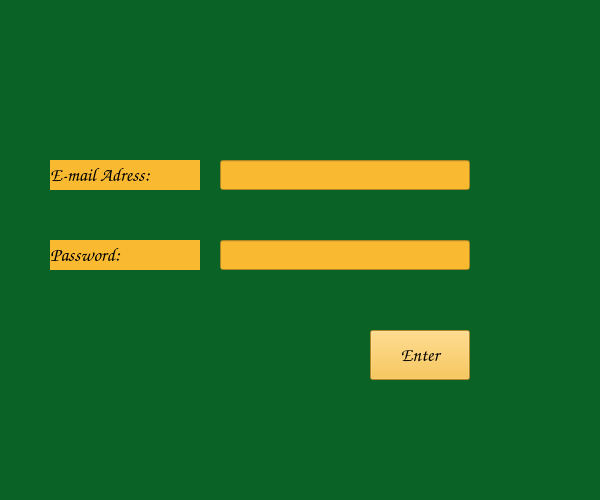
<?xml version="1.0" encoding="UTF-8"?>
<ui version="4.0">
 <class>Form</class>
 <widget class="QWidget" name="Form">
  <property name="geometry">
   <rect>
    <x>0</x>
    <y>0</y>
    <width>600</width>
    <height>500</height>
   </rect>
  </property>
  <property name="minimumSize">
   <size>
    <width>600</width>
    <height>500</height>
   </size>
  </property>
  <property name="maximumSize">
   <size>
    <width>600</width>
    <height>500</height>
   </size>
  </property>
  <property name="windowTitle">
   <string>Form</string>
  </property>
  <property name="styleSheet">
   <string notr="true">background-color: rgb(10, 98, 38);</string>
  </property>
  <widget class="QPushButton" name="enter_Button">
   <property name="geometry">
    <rect>
     <x>370</x>
     <y>330</y>
     <width>100</width>
     <height>50</height>
    </rect>
   </property>
   <property name="minimumSize">
    <size>
     <width>100</width>
     <height>50</height>
    </size>
   </property>
   <property name="maximumSize">
    <size>
     <width>100</width>
     <height>50</height>
    </size>
   </property>
   <property name="font">
    <font>
     <family>Comic Sans MS</family>
     <pointsize>14</pointsize>
    </font>
   </property>
   <property name="styleSheet">
    <string notr="true">background-color: rgb(249, 186, 50);
border-color: rgb(0, 0, 0);</string>
   </property>
   <property name="text">
    <string>Enter</string>
   </property>
  </widget>
  <widget class="QLabel" name="email_label">
   <property name="geometry">
    <rect>
     <x>50</x>
     <y>160</y>
     <width>150</width>
     <height>30</height>
    </rect>
   </property>
   <property name="minimumSize">
    <size>
     <width>150</width>
     <height>30</height>
    </size>
   </property>
   <property name="maximumSize">
    <size>
     <width>150</width>
     <height>100</height>
    </size>
   </property>
   <property name="font">
    <font>
     <family>Comic Sans MS</family>
     <pointsize>14</pointsize>
    </font>
   </property>
   <property name="styleSheet">
    <string notr="true">background-color: rgb(249, 186, 50);</string>
   </property>
   <property name="text">
    <string>E-mail Adress:</string>
   </property>
  </widget>
  <widget class="QLabel" name="password_label">
   <property name="geometry">
    <rect>
     <x>50</x>
     <y>240</y>
     <width>150</width>
     <height>30</height>
    </rect>
   </property>
   <property name="minimumSize">
    <size>
     <width>150</width>
     <height>30</height>
    </size>
   </property>
   <property name="maximumSize">
    <size>
     <width>150</width>
     <height>30</height>
    </size>
   </property>
   <property name="font">
    <font>
     <family>Comic Sans MS</family>
     <pointsize>14</pointsize>
    </font>
   </property>
   <property name="styleSheet">
    <string notr="true">background-color: rgb(249, 186, 50);</string>
   </property>
   <property name="text">
    <string>Password:</string>
   </property>
  </widget>
  <widget class="QLineEdit" name="password">
   <property name="geometry">
    <rect>
     <x>220</x>
     <y>240</y>
     <width>250</width>
     <height>30</height>
    </rect>
   </property>
   <property name="minimumSize">
    <size>
     <width>250</width>
     <height>30</height>
    </size>
   </property>
   <property name="maximumSize">
    <size>
     <width>250</width>
     <height>30</height>
    </size>
   </property>
   <property name="styleSheet">
    <string notr="true">background-color: rgb(249, 186, 50);</string>
   </property>
   <property name="maxLength">
    <number>8</number>
   </property>
   <property name="echoMode">
    <enum>QLineEdit::Password</enum>
   </property>
   <property name="alignment">
    <set>Qt::AlignCenter</set>
   </property>
  </widget>
  <widget class="QLineEdit" name="email">
   <property name="geometry">
    <rect>
     <x>220</x>
     <y>160</y>
     <width>250</width>
     <height>30</height>
    </rect>
   </property>
   <property name="minimumSize">
    <size>
     <width>250</width>
     <height>30</height>
    </size>
   </property>
   <property name="maximumSize">
    <size>
     <width>250</width>
     <height>30</height>
    </size>
   </property>
   <property name="styleSheet">
    <string notr="true">background-color: rgb(249, 186, 50);</string>
   </property>
   <property name="inputMethodHints">
    <set>Qt::ImhEmailCharactersOnly</set>
   </property>
  </widget>
 </widget>
 <resources/>
 <connections/>
</ui>
